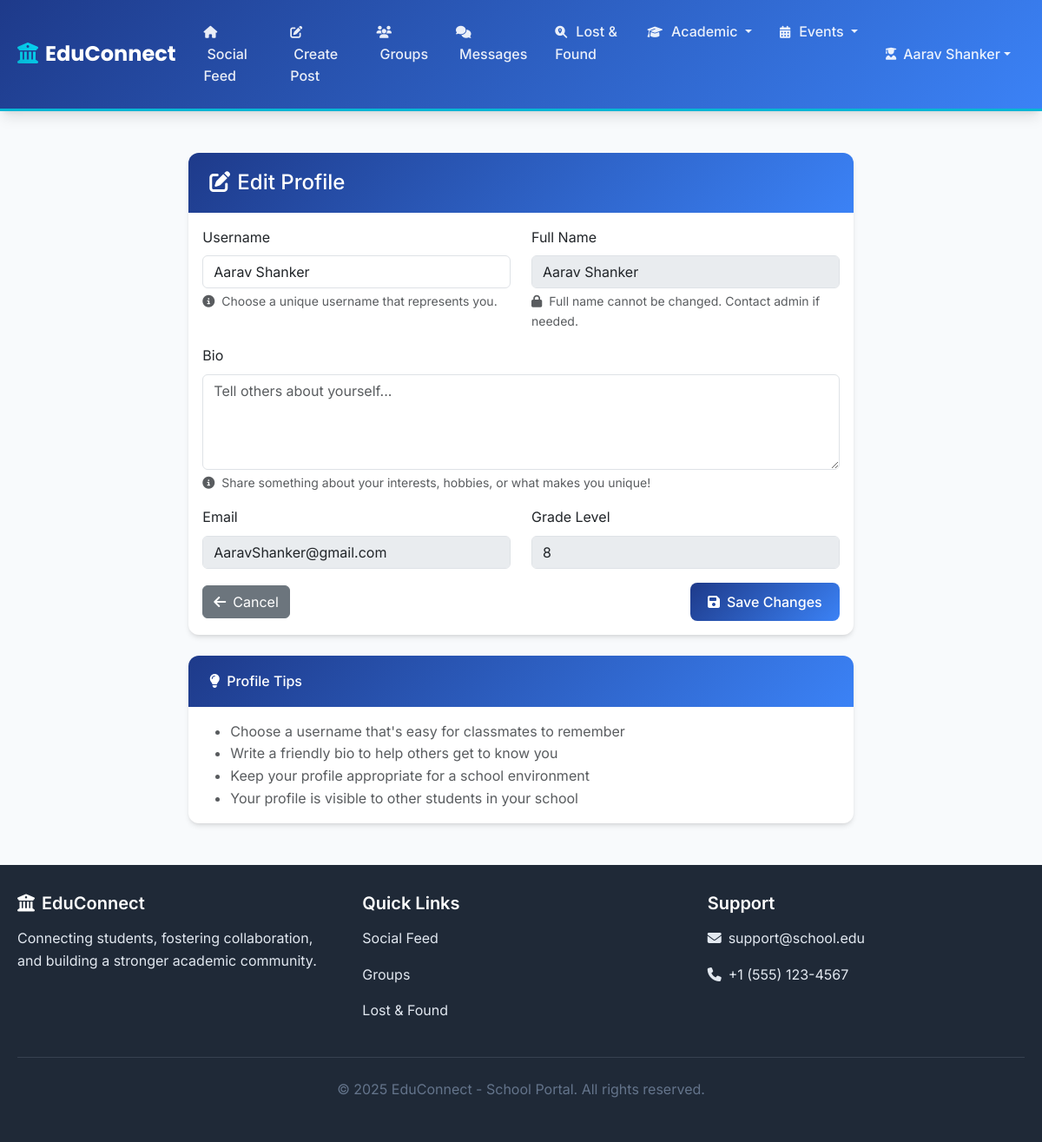
Screenshot of /edit_profile (signed in) with the database file from the repository.
### models.py (models this page shows, shortened)
class User(db.Model):
    id = db.Column(db.Integer, primary_key=True)
    username = db.Column(db.String(64), unique=True, nullable=False)
    email = db.Column(db.String(120), unique=True, nullable=False)
    password_hash = db.Column(db.String(256), nullable=False)
    full_name = db.Column(db.String(100), nullable=False)
    bio = db.Column(db.Text, default='')
    is_admin = db.Column(db.Boolean, default=False, nullable=False)
    is_teacher = db.Column(db.Boolean, default=False, nullable=False)
    is_prefect = db.Column(db.Boolean, default=False, nullable=False)
    is_parent = db.Column(db.Boolean, default=False, nullable=False)  # New field for parents
    house = db.Column(db.String(20), nullable=True)  # St. Patrick, St. Raphael, St. Nicolas, St. Michael
    grade_level = db.Column(db.String(20))
    section = db.Column(db.String(1), nullable=True)  # A-I sections for both students and teachers
    subject_taught = db.Column(db.String(50), nullable=True)  # For teachers
    class_teacher_grade = db.Column(db.String(20), nullable=True)  # Grade this teacher is class teacher of
    class_teacher_section = db.Column(db.String(1), nullable=True)  # Section this teacher is class teacher of
    points = db.Column(db.Integer, default=12, nullable=False)  # Student points system - default 12
    is_limited = db.Column(db.Boolean, default=False, nullable=False)  # Limitation status
    limit_reason = db.Column(db.Text)  # Reason for limitation
    limit_start_date = db.Column(db.DateTime)  # When limitation started
    limit_end_date = db.Column(db.DateTime)  # When limitation expires (None for permanent)
    limited_by_id = db.Column(db.Integer, db.ForeignKey('user.id'))  # Admin who applied limitation
    date_created = db.Column(db.DateTime, default=get_ist_now)
    posts = db.relationship('Post', backref='author', lazy='select', cascade='all, delete-orphan')
    comments = db.relationship('Comment', backref='author', lazy='select', cascade='all, delete-orphan')
    likes = db.relationship('Like', backref='user', lazy='select', cascade='all, delete-orphan')
    sent_messages = db.relationship('DirectMessage', foreign_keys='DirectMessage.sender_id', backref='sender', lazy='select', cascade='all, delete-orphan')
    received_messages = db.relationship('DirectMessage', foreign_keys='DirectMessage.receiver_id', backref='receiver', lazy='select', cascade='all, delete-orphan')
    created_groups = db.relationship('Group', foreign_keys='Group.admin_id', backref='admin', lazy='select')
    group_memberships = db.relationship('GroupMembership', backref='user', lazy='select', cascade='all, delete-orphan')
    children_relations = db.relationship('ParentChild', foreign_keys='ParentChild.parent_id', backref='parent', lazy='select', cascade='all, delete-orphan')
    parent_relations = db.relationship('ParentChild', foreign_keys='ParentChild.child_id', backref='child', lazy='select', cascade='all, delete-orphan')
    limited_by = db.relationship('User', foreign_keys=[limited_by_id], remote_side=[id], backref='users_limited')
    def is_limited_currently(self):
        if not self.is_limited:
            return False

### routes.py (the view, shortened to what this page needs)
@app.route('/edit_profile', methods=['GET', 'POST'])
def edit_profile():
    if 'user_id' not in session:
        flash('Please log in to edit your profile.', 'error')
        return redirect(url_for('login'))
    user = User.query.get(session['user_id'])
    return render_template('edit_profile.html', user=user)

### routes.py (called while the page is built)
@app.context_processor
def utility_processor():
    def get_user_by_id(user_id):
        if user_id:
            return User.query.get(user_id)
        return None
    def is_logged_in():
        return 'user_id' in session
    def can_access_social_features():
        if 'user_id' not in session:
            return False
        user = User.query.get(session['user_id'])
        return user and not user.is_limited_currently()
    return dict(get_user_by_id=get_user_by_id, is_logged_in=is_logged_in, can_access_social_features=can_access_social_features, datetime=get_ist_now, get_ist_now=get_ist_now)

### templates/edit_profile.html (shortened to what this page needs)
{% extends "base.html" %}
{% block content %}
<div class="row justify-content-center">
    <div class="col-md-8">
        <div class="card">
            <div class="card-header">
                <h4 class="mb-0">
                    <i class="fas fa-edit me-2"></i>Edit Profile
                </h4>
            </div>
            <div class="card-body">
                <form method="POST">
                    <div class="row">
                        <div class="col-md-6 mb-3">
                            <label for="username" class="form-label">Username</label>
                            <input type="text" class="form-control" id="username" name="username"
                                   value="{{ user.username }}" required>
                            <div class="form-text">
                                <i class="fas fa-info-circle me-1"></i>
                                Choose a unique username that represents you.
                            </div>
                        </div>
                        <div class="col-md-6 mb-3">
                            <label for="full_name" class="form-label">Full Name</label>
                            <input type="text" class="form-control" id="full_name"
                                   value="{{ user.full_name }}" disabled>
                            <div class="form-text">
                                <i class="fas fa-lock me-1"></i>
                                Full name cannot be changed. Contact admin if needed.
                            </div>
                        </div>
                    </div>
                    <div class="mb-3">
                        <label for="bio" class="form-label">Bio</label>
                        <textarea class="form-control" id="bio" name="bio" rows="4"
                                  placeholder="Tell others about yourself...">{{ user.bio }}</textarea>
                        <div class="form-text">
                            <i class="fas fa-info-circle me-1"></i>
                            Share something about your interests, hobbies, or what makes you unique!
                        </div>
                    </div>
                    <div class="row">
                        <div class="col-md-6 mb-3">
                            <label class="form-label">Email</label>
                            <input type="email" class="form-control" value="{{ user.email }}" disabled>
                        </div>
                        <div class="col-md-6 mb-3">
                            <label class="form-label">Grade Level</label>
                            <input type="text" class="form-control" value="{{ user.grade_level or 'Not set' }}" disabled>
                        </div>
                    </div>
                    <div class="d-flex justify-content-between align-items-center">
                        <a href="{{ url_for('profile') }}" class="btn btn-secondary">
                            <i class="fas fa-arrow-left me-2"></i>Cancel
                        </a>
                        <button type="submit" class="btn btn-primary">
                            <i class="fas fa-save me-2"></i>Save Changes
                        </button>
                    </div>
                </form>
            </div>
        </div>
        <div class="card mt-4">
            <div class="card-header">
                <h6 class="mb-0">
                    <i class="fas fa-lightbulb me-2"></i>Profile Tips
                </h6>
            </div>
            <div class="card-body">
                <ul class="mb-0 text-muted">
                    <li>Choose a username that's easy for classmates to remember</li>
                    <li>Write a friendly bio to help others get to know you</li>
                    <li>Keep your profile appropriate for a school environment</li>
                    <li>Your profile is visible to other students in your school</li>
                </ul>
            </div>
        </div>
    </div>
</div>
{% endblock %}

### templates/base.html (style rules this page uses)
:root { --primary-color: #1e3a8a; --secondary-color: #3b82f6; --accent-color: #06b6d4; --success-color: #10b981; --warning-color: #f59e0b; --danger-color: #ef4444; --dark-color: #1f2937; --light-gray: #f8fafc; --medium-gray: #e2e8f0; --text-primary: #1e293b; --text-secondary: #64748b; --border-radius: 12px; --shadow-sm: 0 1px 2px 0 rgb(0 0 0 / 0.05); --shadow-md: 0 4px 6px -1px rgb(0 0 0 / 0.1), 0 2px 4px -2px rgb(0 0 0 / 0.1); --shadow-lg: 0 10px 15px -3px rgb(0 0 0 / 0.1), 0 4px 6px -4px rgb(0 0 0 / 0.1); }
* { box-sizing: border-box; }
body { font-family: 'Inter', -apple-system, BlinkMacSystemFont, sans-serif; background-color: var(--light-gray); color: var(--text-primary); line-height: 1.6; }
.card { border: none; border-radius: var(--border-radius); box-shadow: var(--shadow-md); transition: all 0.3s ease; overflow: hidden; }
.card-header { background: linear-gradient(135deg, var(--primary-color), var(--secondary-color)); color: white; border: none; padding: 1.25rem 1.5rem; font-weight: 600; }
.btn-primary { background: linear-gradient(135deg, var(--primary-color), var(--secondary-color)); border: none; border-radius: 8px; font-weight: 500; padding: 10px 20px; transition: all 0.3s ease; }

### rows the page displays
User: username "Aarav Shanker", full_name "Aarav Shanker", email "AaravShanker@gmail.com", grade_level "8"

### other values shown
{{ session.username }} "Aarav Shanker"
